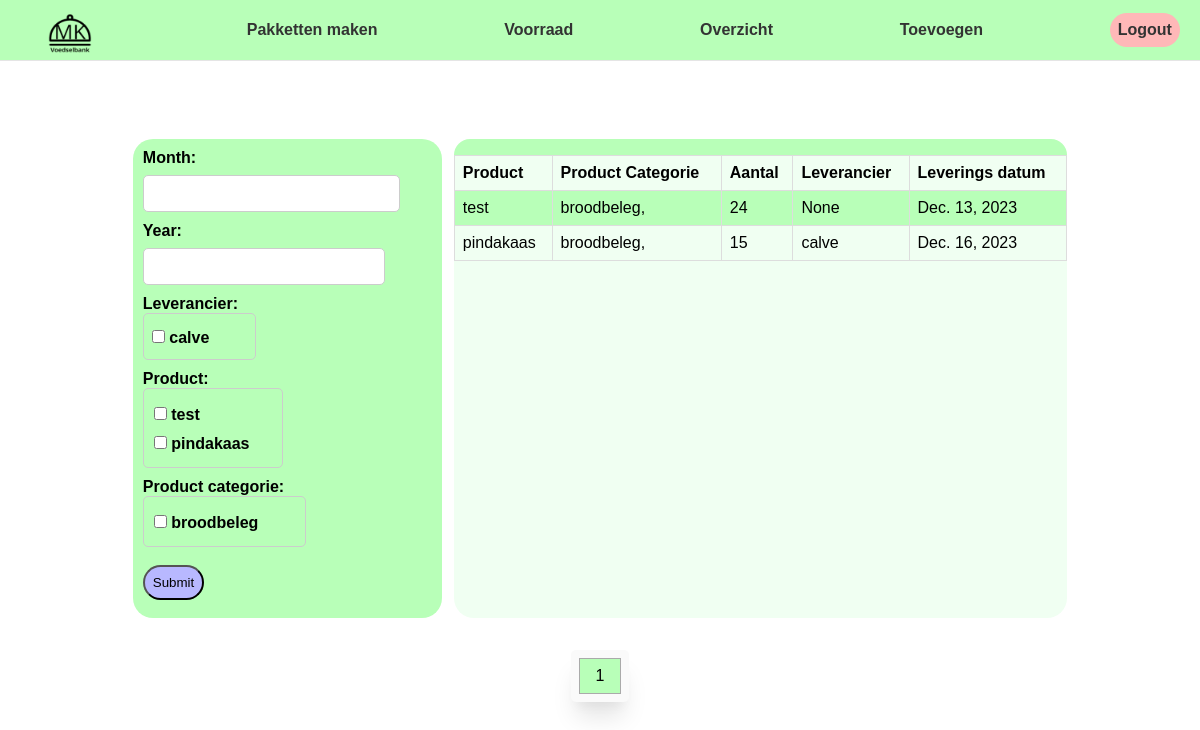
/rapportages/ingaand?page=1 (signed in), run on the app's committed database.
### magazijn/models/product.py (models this page shows)
class Product(models.Model):
    name = models.CharField(max_length=100)
    EAN = models.IntegerField()
    afbeelding = models.ImageField(upload_to='images/', null=True)
    varkesvlees = models.BooleanField(default=False)
    vegataries = models.BooleanField(default=False)
    veganistisch = models.BooleanField(default=False)
    catagorieën = models.ManyToManyField("Catagorie", related_name="product")
    voorraad = models.IntegerField(default=0)
    def __str__(self):
        return self.name

### magazijn/models/Categorie.py (models this page shows)
class Catagorie(models.Model):
        name = models.CharField(max_length=100)
        omschrijving = models.CharField(max_length=100)
        def __str__(self):
            return self.name

### magazijn/models/Product_Item.py (models this page shows, shortened)
class ProductItem(models.Model):
    STATUS_CHOICES = (
        (1, 'Goed'),
        (2, 'in pakket'),
        (3, 'Verlopen'),
        (4, 'Verdwenen'),
    )
    product = models.ForeignKey("Product", on_delete=models.CASCADE, null=True, related_name="product_items")
    leverings_datum = models.DateField(auto_now_add=True)
    leverancier = models.ForeignKey("directie.Leverancier", on_delete=models.SET_NULL, null=True, related_name="product_items")
    houdsbaarheiddatum = models.DateField()
    status = models.IntegerField(choices=STATUS_CHOICES, default=1)
    pakket = models.ForeignKey("magazijn.Pakket", on_delete=models.SET_NULL, null=True, blank=True, related_name="product_items")

### directie/models/Leverancier.py (models this page shows)
class Leverancier(models.Model):
    bedrijfsnaam = models.CharField(max_length=100)
    adres = models.CharField(max_length=100)
    contactpersoon = models.CharField(max_length=100)
    telefoon = models.IntegerField()
    email = models.EmailField()
    leveringsdatum = models.DateField(blank=True, null=True)
    def __str__(self):
        return self.bedrijfsnaam

### directie/views/product_categorie_rapportage.py (the view)
# urls.py: path('rapportages/ingaand', PCRapportage.as_view(), name='rapportage-ingaand'),
class PCRapportage(LoginRequiredMixin, View):
    product_item_model = ProductItem
    product_model = Product
    date_filter = DateFilter
    template_name = 'directie/product-categorie-rapportage.html'
    def get(self, request, *args, **kwargs):
        product_items = self.product_item_model.objects.all()
        date_filter = self.date_filter(request.GET, queryset=product_items)
        product_items = date_filter.qs
        product_counts = product_items.values('product').annotate(count=Count('product')).order_by('leverings_datum')
        for product_count in product_counts:
            product = self.product_model.objects.get(pk=product_count['product'])
            product_count['product'] = product
        paginated_filter = Paginator(product_counts, 10)
        page_number = request.GET.get('page')
        page_obj = paginated_filter.get_page(page_number)
        context = {
            'product_items': product_items,
            'date_filter': date_filter,
            'product_counts': page_obj,
        }
        return render(request, self.template_name, context)

### magazijn/templatetags/magazijn_extras.py (called while the page is built)
@register.simple_tag
def my_url(value, fieldname, urlencode=None):
    url = '?{}={}'.format(fieldname, value)
    if urlencode:
        querystring = urlencode.split('&')
        filtered_querystring = filter(lambda p: p.split('=')[0] != fieldname, querystring)
        encoded_querystring = '&'.join(filtered_querystring)
        url = '{}&{}'.format(url, encoded_querystring)
    return url

### templates/directie/product-categorie-rapportage.html (shortened to what this page needs)
{% extends "../base.html" %}
{% load static %}
{% block stylesheets %}
    <link rel="stylesheet" type="text/css" href="{% static 'css/login.css' %}">
    <link rel="stylesheet" type="text/css" href="{% static 'css/ingaand-rapportages.css' %}">
    <link rel="stylesheet" type="text/css" href="{% static 'css/stock.css' %}">
    <link rel="stylesheet" href="{% static 'css/add-stock.css' %}">
{% endblock %}
{% block content %}
{% load magazijn_extras %}
<div class='center-screen'>
    <div class="rapportage-grid">
        <form class="rapportage-form" method="get">
            {% for field in date_filter.form %}
                <div class= 'field'>
                    {{ field.label_tag }}
                    {{ field }}
                </div>
            {% endfor %}
            <div class = 'flex-row'>
            <input class='card-btn' type="submit" value="Submit">
            </div>
        </form>
        <div class='raportage-items'>
            <div style='width: 100%;'>
                <h3 class='card-header'>{{catagorie.name}}</h3>
            </div>
            <table>
                <tr>
                    <th>Product</th>
                    <th>Product Categorie</th>
                    <th>Aantal</th>
                    <th>Leverancier</th>
                    <th>Leverings datum</th>
                </tr>
                {% for product_count in product_counts %}
                    <tr>
                        <td>{{product_count.product}}</td>
                        <td>
                            {%for categorie in product_count.product.catagorieën.all %}
                            {{categorie.name}},
                            {% endfor %}
                        </td>
                        <td>{{product_count.count}}</td>
                        <td>{{product_count.product.product_items.all.0.leverancier}}</td>
                        <td>{{product_count.product.product_items.all.0.leverings_datum}}</td>
                    </tr>
                {% endfor %}
            </table>
        </div>
        <div id='item3'>
            <span class="pagination">
                {% for i in product_counts.paginator.page_range %}
                {% if i >= product_counts.number|add:-4 and i <= product_counts.number|add:4 %}
                    <a href="{% my_url i 'page' request.GET.urlencode %}" {% if i == product_counts.number %}class="active"{% endif %}>{{ i }}</a>
                {% endif %}
            {% endfor %}
            </span>
        </div>
    </div>
</div>
{% endblock %}

### static/css/login.css (style rules this page uses)
.center-screen { display: flex; justify-content: center; height: 100vh; }
label { font-weight: bold; }

### static/css/ingaand-rapportages.css (style rules this page uses)
.center-screen { align-items: flex-start; }
.rapportage-grid { display: grid; grid-gap: 2rem; width: 80%; padding: 10px; margin-top: 20px; margin-bottom: 20px; grid-template-areas: "filter items items items items" "filter items items items items" "pagination pagination pagination pagination pagination"; }
.rapportage-form { grid-area: filter; display: flex; flex-direction: column; align-items: baseline; justify-content: center; margin: 0 auto; background-color: #B8FFB8; padding: 10px; border-radius: 20px; width: 100%; }
.rapportage-form input { margin: 0.5rem 0; }
.rapportage-form input[type="number"] { width: 100%; padding: 10px; margin-bottom: 10px; border-radius: 5px; border: 1px solid #ccc; }
.field { text-align: left; }
.flex-row { display: flex; justify-content: space-between; align-items: center; width: 100%; }
.raportage-items { grid-area: items; display: flex; flex-direction: column; align-items: center; background-color: #F0FFF2; border-radius: 20px; }
.raportage-items table { font-family: arial, sans-serif; border-collapse: collapse; width: 100%; }
.raportage-items td, th { border: 1px solid #dddddd; text-align: left; padding: 8px; }
.raportage-items tr:nth-child(even) { background-color: #B8FFB8; }
#id_leverancier, #id_product, #id_product_category, #id_adres { width: 100%; padding: 10px; margin-bottom: 10px; border-radius: 5px; border: 1px solid #ccc; max-height: 100px; overflow-y: scroll; }

### static/css/stock.css (style rules this page uses)
.card-btn { background-color: #B8B8FF; border-radius: 20px; color: black; text-decoration: none; padding: 0.5rem; }
#item3 { grid-area: pagination; display: flex; justify-content: center; align-items: center; gap: 1rem; }
.pagination { display: inline-block; padding: 0.5rem; box-shadow: rgba(0, 0, 0, 0.1) 0px 20px 25px -5px, rgba(0, 0, 0, 0.04) 0px 10px 10px -5px; background-color: rgb(250, 250, 250); border-radius: 5px; }
.pagination a { color: black; float: left; padding: 8px 16px; text-decoration: none; border: solid rgb(170, 170, 170) 1px; }
.pagination a.active { background-color: #B8FFB8; }

### static/css/add-stock.css (style rules this page uses)
.field-form input[type="text"], .field-form input[type="number"], .field-form input[type="date"], .field-form select, #id_leverancier, #id_houdsbaarheiddatum { width: 100%; padding: 0.5rem; border-radius: 5px; border: 1px solid #ccc; }
.card-header { background-color: #B8FFB8; padding: 0.5rem; margin: 0%; border-radius: 20px 20px 0px 0px; text-align: center; }
.center-screen { padding: 1rem; padding-top: 3rem; }

### static/css/header.css (style rules this page uses)
body { margin: 0; padding: 0; font-family: sans-serif; }

### data on the page
Product: product "test", count "24", product.product_items.all.0.leverancier "None", product.product_items.all.0.leverings_datum "Dec. 13, 2023"
Catagorie: name "broodbeleg"
Product: product "pindakaas", count "15", product.product_items.all.0.leverancier "calve", product.product_items.all.0.leverings_datum "Dec. 16, 2023"

### other printed values
{{ field.label_tag }} "Month:" "Year:" "Leverancier:" "Product:" "Product categorie:"
{{ i }} "1"
